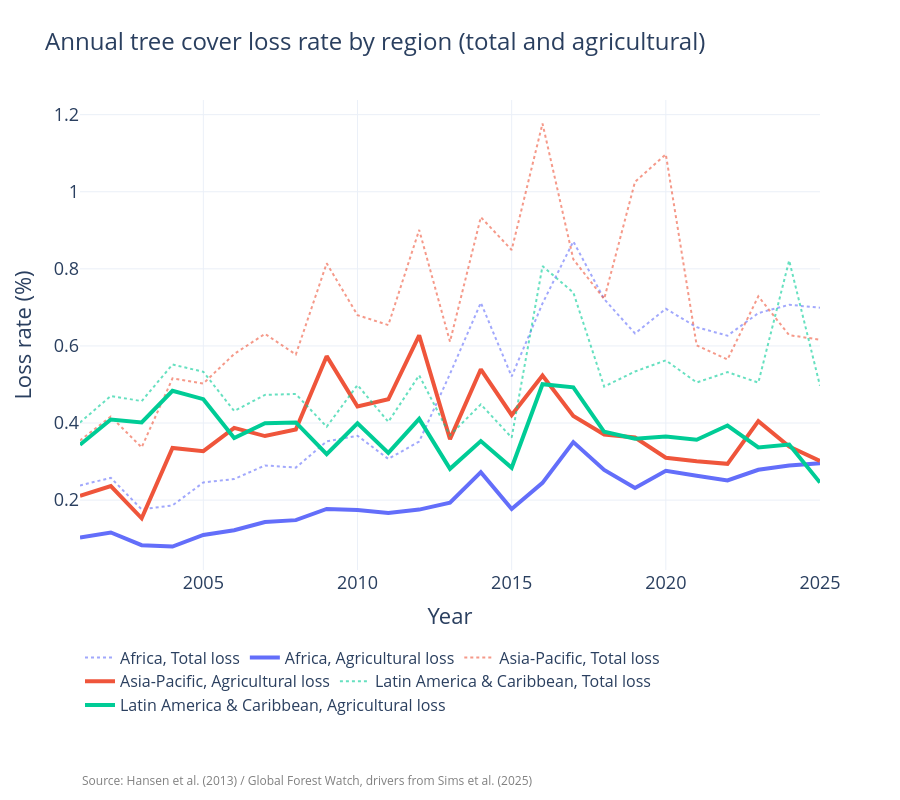

Notebook code cell kept with this figure:
### Markdown cell above
### 6.3 Trends by region

### Code cell
# Regional loss rate per year: total loss / total 2000 cover (weighted by forest size)
trend = (df_s.groupby(['region', 'year'])[['loss_ha', 'agri_loss_ha', 'extent_2000_ha']].sum()
             .reset_index())
trend['Total loss'] = 100 * trend['loss_ha'] / trend['extent_2000_ha']
trend['Agricultural loss'] = 100 * trend['agri_loss_ha'] / trend['extent_2000_ha']

df_trend = trend.melt(id_vars=['region', 'year'], value_vars=['Total loss', 'Agricultural loss'],
                      var_name='Measure', value_name='Loss rate (%)')

fig = px.line(df_trend, x='year', y='Loss rate (%)', color='region', line_dash='Measure',
              title='Annual tree cover loss rate by region (total and agricultural)',
              labels={'year': 'Year', 'region': 'Region', 'Measure': ''},
              line_dash_map={'Agricultural loss': 'solid', 'Total loss': 'dot'},
              template='plotly_white')

# agricultural loss (main outcome): thick solid line; total loss: thin dotted line, lighter
fig.for_each_trace(lambda t: t.update(line_width=4) if 'Agricultural' in t.name
                   else t.update(line_width=2, opacity=0.6))

fig.update_layout(height=800, font=dict(size=18), title_font=dict(size=24),
                  legend_title_text='',
                  legend=dict(orientation='h', x=0, y=-0.15, xanchor='left', yanchor='top',
                              font=dict(size=16)),
                  margin=dict(b=230))
# source note below the legend
fig.add_annotation(text='Source: Hansen et al. (2013) / Global Forest Watch, drivers from Sims et al. (2025)',
                   x=0, y=0, xref='paper', yref='paper', yshift=-200, xanchor='left', yanchor='top',
                   showarrow=False, font=dict(size=12, color='grey'))
fig.write_image('../figures/regional_loss_trends.png', width=1000, height=800, scale=2)
fig.show()

### Figure 1 — Plotly figure (JSON) as saved in the notebook; plotly's stock layout.template omitted (floating-point values rounded to 4 significant figures)
{"data": [{"hovertemplate": "Region=Africa<br>=Total loss<br>Year=%{x}<br>Loss rate (%)=%{y}<extra></extra>", "legendgroup": "Africa, Total loss", "line": {"color": "#636efa", "dash": "dot", "width": 2}, "marker": {"symbol": "circle"}, "mode": "lines", "name": "Africa, Total loss", "orientation": "v", "showlegend": true, "x": [2001, 2002, 2003, 2004, 2005, 2006, 2007, 2008, 2009, 2010, 2011, 2012, 2013, 2014, 2015, 2016, 2017, 2018, 2019, 2020, 2021, 2022, 2023, 2024, 2025], "xaxis": "x", "y": [0.2381, 0.2579, 0.1759, 0.1863, 0.2458, 0.2547, 0.29, 0.2843, 0.3524, 0.367, 0.3069, 0.3519, 0.5275, 0.7121, 0.5208, 0.7101, 0.8711, 0.7215, 0.6323, 0.6964, 0.6486, 0.6265, 0.6852, 0.7067, 0.6991], "yaxis": "y", "type": "scatter", "opacity": 0.6}, {"hovertemplate": "Region=Africa<br>=Agricultural loss<br>Year=%{x}<br>Loss rate (%)=%{y}<extra></extra>", "legendgroup": "Africa, Agricultural loss", "line": {"color": "#636efa", "dash": "solid", "width": 4}, "marker": {"symbol": "circle"}, "mode": "lines", "name": "Africa, Agricultural loss", "orientation": "v", "showlegend": true, "x": [2001, 2002, 2003, 2004, 2005, 2006, 2007, 2008, 2009, 2010, 2011, 2012, 2013, 2014, 2015, 2016, 2017, 2018, 2019, 2020, 2021, 2022, 2023, 2024, 2025], "xaxis": "x", "y": [0.1028, 0.116, 0.08317, 0.07967, 0.1097, 0.1218, 0.1433, 0.1481, 0.1772, 0.1745, 0.1663, 0.1754, 0.1932, 0.2725, 0.1771, 0.2447, 0.3505, 0.2783, 0.2316, 0.2763, 0.2634, 0.2512, 0.2788, 0.2896, 0.2958], "yaxis": "y", "type": "scatter"}, {"hovertemplate": "Region=Asia-Pacific<br>=Total loss<br>Year=%{x}<br>Loss rate (%)=%{y}<extra></extra>", "legendgroup": "Asia-Pacific, Total loss", "line": {"color": "#EF553B", "dash": "dot", "width": 2}, "marker": {"symbol": "circle"}, "mode": "lines", "name": "Asia-Pacific, Total loss", "orientation": "v", "showlegend": true, "x": [2001, 2002, 2003, 2004, 2005, 2006, 2007, 2008, 2009, 2010, 2011, 2012, 2013, 2014, 2015, 2016, 2017, 2018, 2019, 2020, 2021, 2022, 2023, 2024, 2025], "xaxis": "x", "y": [0.3548, 0.4167, 0.3367, 0.5156, 0.5026, 0.5791, 0.6314, 0.5776, 0.8143, 0.68, 0.6541, 0.901, 0.611, 0.9341, 0.849, 1.177, 0.8249, 0.7218, 1.026, 1.097, 0.6015, 0.5648, 0.7286, 0.628, 0.6162], "yaxis": "y", "type": "scatter", "opacity": 0.6}, {"hovertemplate": "Region=Asia-Pacific<br>=Agricultural loss<br>Year=%{x}<br>Loss rate (%)=%{y}<extra></extra>", "legendgroup": "Asia-Pacific, Agricultural loss", "line": {"color": "#EF553B", "dash": "solid", "width": 4}, "marker": {"symbol": "circle"}, "mode": "lines", "name": "Asia-Pacific, Agricultural loss", "orientation": "v", "showlegend": true, "x": [2001, 2002, 2003, 2004, 2005, 2006, 2007, 2008, 2009, 2010, 2011, 2012, 2013, 2014, 2015, 2016, 2017, 2018, 2019, 2020, 2021, 2022, 2023, 2024, 2025], "xaxis": "x", "y": [0.2112, 0.2364, 0.1529, 0.3352, 0.327, 0.3875, 0.3662, 0.3831, 0.5735, 0.443, 0.4615, 0.6276, 0.3584, 0.5394, 0.4209, 0.5232, 0.4184, 0.3703, 0.3624, 0.31, 0.301, 0.2942, 0.4049, 0.3391, 0.3019], "yaxis": "y", "type": "scatter"}, {"hovertemplate": "Region=Latin America & Caribbean<br>=Total loss<br>Year=%{x}<br>Loss rate (%)=%{y}<extra></extra>", "legendgroup": "Latin America & Caribbean, Total loss", "line": {"color": "#00cc96", "dash": "dot", "width": 2}, "marker": {"symbol": "circle"}, "mode": "lines", "name": "Latin America & Caribbean, Total loss", "orientation": "v", "showlegend": true, "x": [2001, 2002, 2003, 2004, 2005, 2006, 2007, 2008, 2009, 2010, 2011, 2012, 2013, 2014, 2015, 2016, 2017, 2018, 2019, 2020, 2021, 2022, 2023, 2024, 2025], "xaxis": "x", "y": [0.4014, 0.4703, 0.4568, 0.5518, 0.533, 0.4311, 0.473, 0.4752, 0.3902, 0.4985, 0.403, 0.5237, 0.3682, 0.4485, 0.3622, 0.8071, 0.7385, 0.4946, 0.5337, 0.5626, 0.5052, 0.532, 0.5049, 0.8217, 0.4965], "yaxis": "y", "type": "scatter", "opacity": 0.6}, {"hovertemplate": "Region=Latin America & Caribbean<br>=Agricultural loss<br>Year=%{x}<br>Loss rate (%)=%{y}<extra></extra>", "legendgroup": "Latin America & Caribbean, Agricultural loss", "line": {"color": "#00cc96", "dash": "solid", "width": 4}, "marker": {"symbol": "circle"}, "mode": "lines", "name": "Latin America & Caribbean, Agricultural loss", "orientation": "v", "showlegend": true, "x": [2001, 2002, 2003, 2004, 2005, 2006, 2007, 2008, 2009, 2010, 2011, 2012, 2013, 2014, 2015, 2016, 2017, 2018, 2019, 2020, 2021, 2022, 2023, 2024, 2025], "xaxis": "x", "y": [0.3436, 0.409, 0.4016, 0.4835, 0.4618, 0.3613, 0.3993, 0.4015, 0.3192, 0.3993, 0.3225, 0.4109, 0.2813, 0.3532, 0.2838, 0.5006, 0.4925, 0.3773, 0.3595, 0.3653, 0.3567, 0.3935, 0.3368, 0.3441, 0.2455], "yaxis": "y", "type": "scatter"}], "layout": {"xaxis": {"anchor": "y", "domain": [0.0, 1.0], "title": {"text": "Year"}}, "yaxis": {"anchor": "x", "domain": [0.0, 1.0], "title": {"text": "Loss rate (%)"}}, "legend": {"title": {"text": ""}, "tracegroupgap": 0, "font": {"size": 16}, "orientation": "h", "x": 0, "y": -0.15, "xanchor": "left", "yanchor": "top"}, "title": {"text": "Annual tree cover loss rate by region (total and agricultural)", "font": {"size": 24}}, "font": {"size": 18}, "margin": {"b": 230}, "height": 800, "annotations": [{"font": {"color": "grey", "size": 12}, "showarrow": false, "text": "Source: Hansen et al. (2013) / Global Forest Watch, drivers from Sims et al. (2025)", "x": 0, "xanchor": "left", "xref": "paper", "y": 0, "yanchor": "top", "yref": "paper", "yshift": -200}]}}
